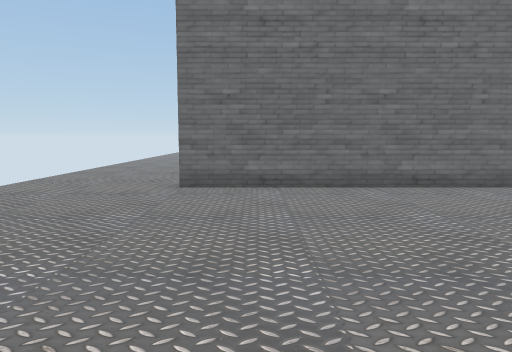
[1] (above)

12 first-person views from a walk through a 3-D level made in the Unity game engine. The camera is 1.3 m above the floor, tilts 6° down and sees 70° across. The floor is counted in squares, 1 m on a side. Each view is taken from the middle of a square. On the plan, view 1 faces up. The plan holds only what a view shows up to about 15 squares ahead; the rest is blank. The place goes on beyond the plan.

[2]
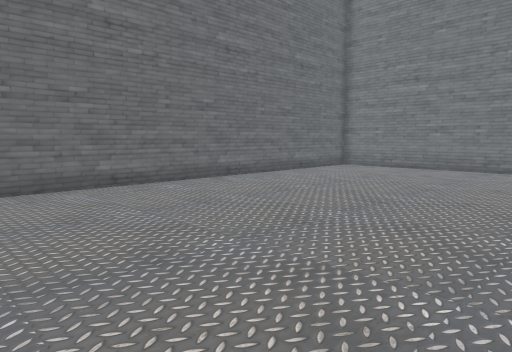

[3]
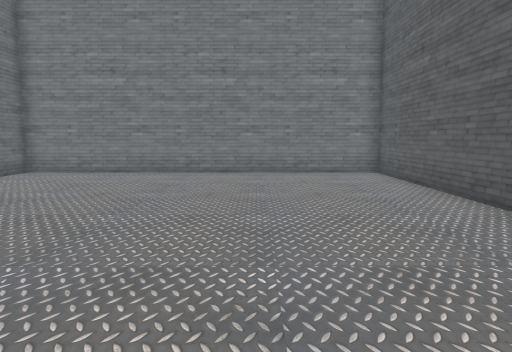

[4]
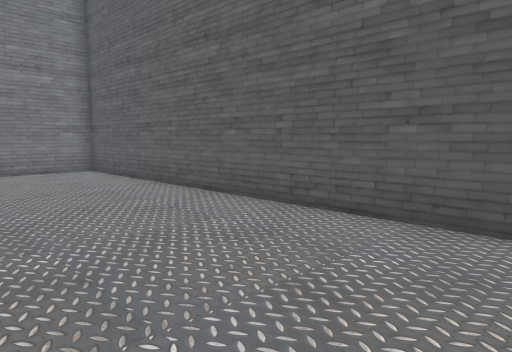

[5]
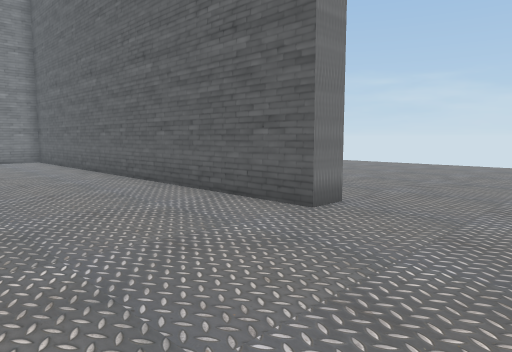

[6]
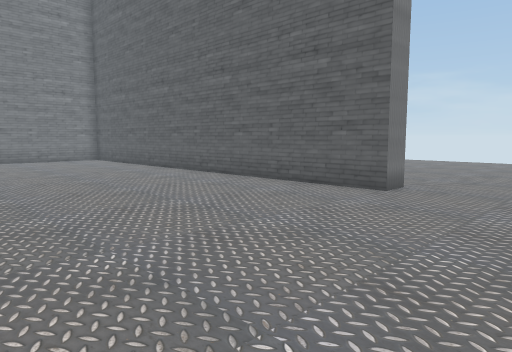

[7]
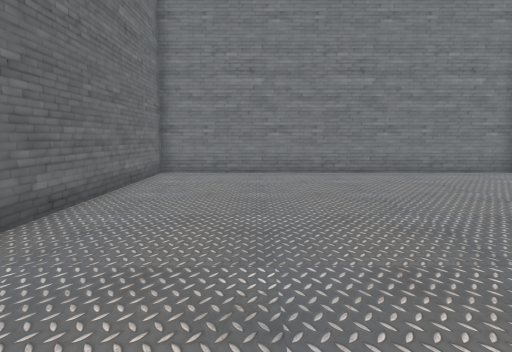

[8]
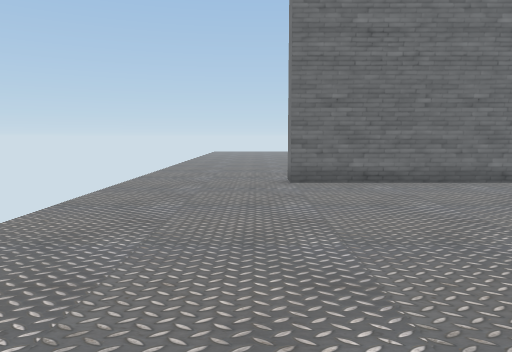

[9]
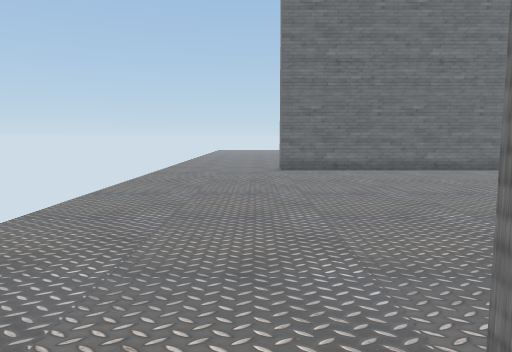

[10]
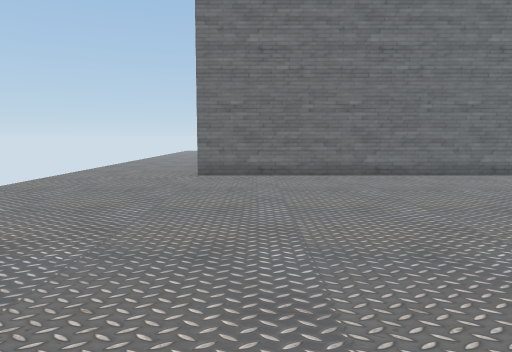

[11]
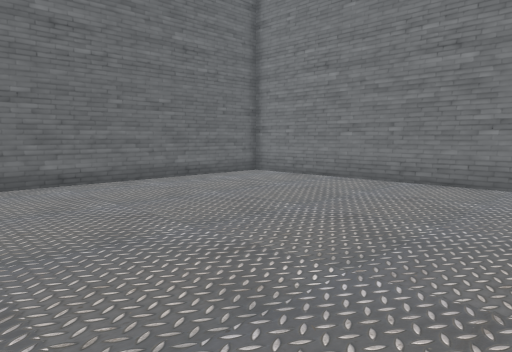

[12]
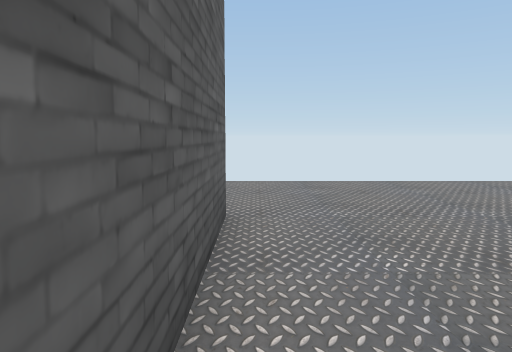

### Floor plan
Key: @ floor where view 1 was taken; # wall or solid block; . floor.
Columns run from 6 left of view 1 to 16 right of it. Each row starts with its distance up from view 1.
 15 ....
 14 .....
 13 .....
 12 .....
 11 .....
 10 ....###################
  9 ......................#
  8 ......................#
  7 ......................#
  6 ......................#
  5 ......................#
  4 ......................#
  3 ......................#
  2 ......................#
  1 ......................#
  0 ......@...............#
 -1 ......................#
 -2 ......................#
 -3 ......................#
 -4 ....###################
 -5  ....
 -6  .....
 -7   .....
 -8   .....
 -9   ......
-10   ......
-11   ......
-12    .....
-13    ....
-14    ...
-15    ..

Where each view was taken, in squares from view 1:
view 1: 0 up, 0 right, facing up
view 2: 0 up, 0 right, facing up-right
view 3: 1 up, 2 right, facing right
view 4: 2 up, 1 right, facing down-right
view 5: 2 up, 6 left, facing down-right
view 6: 5 up, 6 left, facing down-right
view 7: 6 up, 2 right, facing right
view 8: 1 down, 3 left, facing up
view 9: 5 down, 3 left, facing up
view 10: 3 down, 0 right, facing up
view 11: 1 down, 5 right, facing up-right
view 12: 3 down, 4 right, facing left
